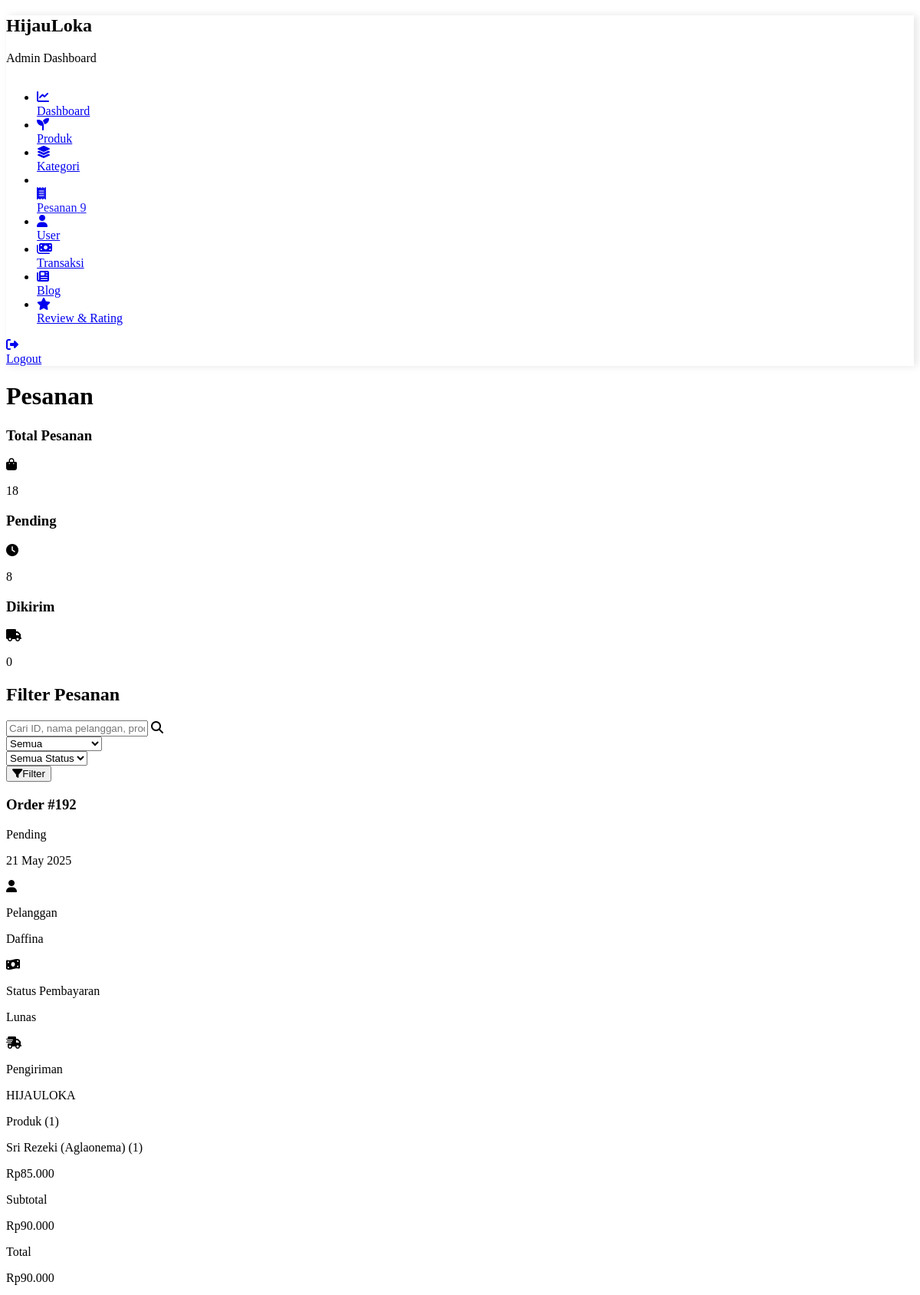
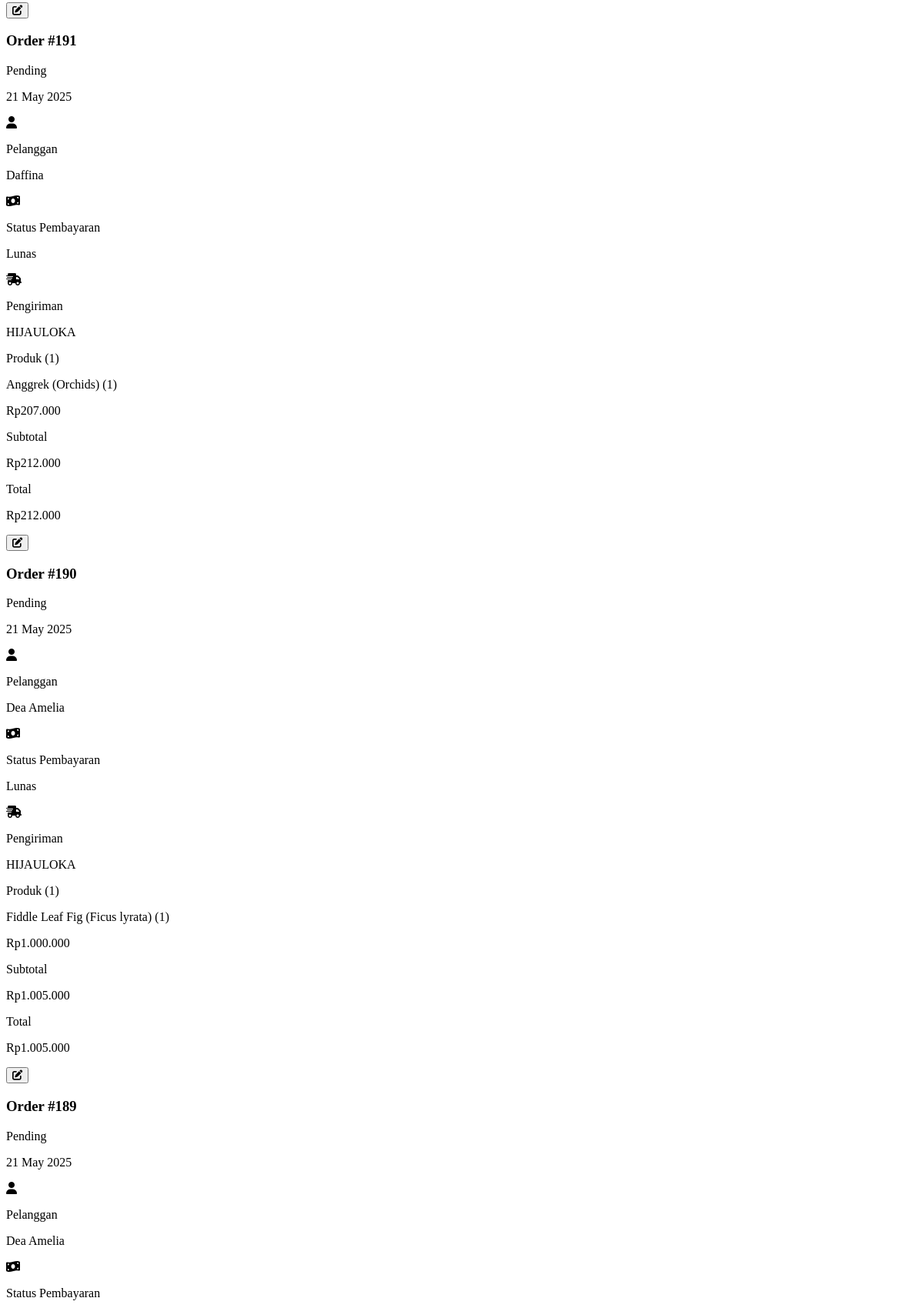
The page /index.php/pesanan (upper part) on the database its author committed (2 pictures, top to bottom).
### tables this page shows
CREATE TABLE `orders` (
  `id_order` int(10) UNSIGNED NOT NULL,
  `id_user` int(10) UNSIGNED NOT NULL,
  `tgl_pemesanan` datetime NOT NULL,
  `stts_pemesanan` enum('pending','diproses','dikirim','selesai','dibatalkan') NOT NULL DEFAULT 'pending',
  `total_harga` decimal(12,2) NOT NULL,
  `tgl_selesai` datetime DEFAULT NULL,
  `tgl_dikirim` datetime DEFAULT NULL,
  `tgl_batal` datetime DEFAULT NULL,
  `id_admin` int(10) UNSIGNED NOT NULL,
  `stts_pembayaran` enum('belum_dibayar','lunas') NOT NULL DEFAULT 'belum_dibayar',
  `metode_pembayaran` enum('cod','midtrans','transfer') NOT NULL DEFAULT 'cod',
  `kurir` enum('hijauloka','jne','jnt') NOT NULL DEFAULT 'hijauloka',
  `ongkir` decimal(10,2) NOT NULL DEFAULT 0.00,
  `midtrans_order_id` varchar(100) DEFAULT NULL
);

CREATE TABLE `user` (
  `id_user` int(10) UNSIGNED NOT NULL,
  `nama` varchar(255) NOT NULL,
  `email` varchar(255) NOT NULL,
  `password` varchar(255) NOT NULL,
  `alamat` text NOT NULL,
  `shipping_address` text DEFAULT NULL,
  `no_tlp` varchar(255) NOT NULL,
  `profile_image` varchar(255) DEFAULT NULL
);

### application/controllers/Pesanan.php (called while the page is built, shortened)
<?php
class Pesanan extends CI_Controller {
    public function __construct() {
        $this->load->model('Pesanan_model');
        $this->load->model('Produk_model');
        $this->load->model('User_model');
        $this->load->library('pagination');
    }
    public function index() {
        $search = $this->input->get('search');
        $search_type = $this->input->get('search_type') ?: 'all';
        $status = $this->input->get('status');
        $page = ($this->input->get('page')) ? $this->input->get('page') : 1;
        $per_page = 10;
        $offset = ($page - 1) * $per_page;
        $total_rows = $this->Pesanan_model->count_all_orders($search, $search_type, $status);
        $data['pesanan'] = $this->Pesanan_model->get_orders($per_page, $offset, $search, $search_type, $status);
        $data['products'] = $this->Produk_model->get_all();
        $data['users'] = $this->User_model->get_all();
        $data['current_page'] = $page;
        $data['per_page'] = $per_page;
        $data['total_rows'] = $total_rows;
        $data['search'] = $search;
        $data['search_type'] = $search_type;
        $data['status'] = $status;
        $this->load->view('pesanan', $data);
    }
}

### index.php (called while the page is built, shortened)
<?php
require_once BASEPATH.'core/CodeIgniter.php';

### application/models/Pesanan_model.php (called while the page is built, shortened)
<?php
class Pesanan_model extends CI_Model {
    public function count_all_orders($search = null, $search_type = 'all', $status = null) {
        $this->db->select('COUNT(DISTINCT orders.id_order) as total');
        $this->db->from('orders');
        $this->db->join('user', 'user.id_user = orders.id_user', 'left');
        $this->db->join('order_items', 'order_items.id_order = orders.id_order', 'left');
        $this->db->join('product', 'product.id_product = order_items.id_product', 'left');
        $result = $this->db->get()->row();
        return (int) $result->total;
    }
    public function get_orders($limit, $start, $search = null, $search_type = 'all', $status = null) {
        $this->db->select('
            orders.*,
            user.nama AS nama_pelanggan,
            user.no_tlp,
            order_items.id_product,
            order_items.quantity,
            order_items.subtotal,
            product.nama_product
        ');
        $this->db->from('orders');
        $this->db->join('user', 'user.id_user = orders.id_user', 'left');
        $this->db->join('order_items', 'order_items.id_order = orders.id_order', 'left');
        $this->db->join('product', 'product.id_product = order_items.id_product', 'left');
        $this->db->limit($limit, $start);
        $this->db->order_by('orders.tgl_pemesanan', 'DESC');
        $query = $this->db->get();
        $result = [];
        foreach ($query->result() as $row) {
            $id_order = $row->id_order;
            if (!isset($result[$id_order])) {
                $result[$id_order] = (object)[
                    'id_order'         => $row->id_order,
                    'nama_pelanggan'   => $row->nama_pelanggan,
                    'no_tlp'          => $row->no_tlp,
                    'tgl_pemesanan'    => $row->tgl_pemesanan,
                    'stts_pemesanan'   => $row->stts_pemesanan,
                    'stts_pembayaran'  => $row->stts_pembayaran,
                    'total_harga'      => $row->total_harga,
                    'tgl_dikirim'      => $row->tgl_dikirim,
                    'tgl_selesai'      => $row->tgl_selesai,
                    'tgl_batal'        => $row->tgl_batal,
                    'produk'           => []
                ];
            }
            if (!empty($row->id_product)) {
                $result[$id_order]->produk[] = (object)[
                    'nama_produk' => $row->nama_product,
                    'quantity'    => $row->quantity,
                    'subtotal'    => $row->subtotal
                ];
            }
        }
        return array_values($result);
    }
    public function count_pending_orders() {
        $this->db->where('stts_pemesanan', 'pending');
        return $this->db->count_all_results('orders');
    }
}

### application/views/pesanan.php (the view, shortened to what this page needs)
<main class="flex-1 ml-64 p-6 bg-gray-50">
    <div class="max-w-7xl mx-auto">
        <header class="mb-6">
            <h1 class="text-2xl font-bold text-gray-800">Pesanan</h1>
        </header>
        <div class="grid grid-cols-3 gap-4 mb-6">
            <div class="bg-white rounded-lg shadow-sm overflow-hidden">
                <div class="p-4 bg-green-500 text-white">
                    <div class="flex items-center justify-between">
                        <h3 class="font-medium">Total Pesanan</h3>
                        <i class="fas fa-shopping-bag"></i>
                    </div>
                    <p class="text-2xl font-bold mt-1"><?= $total_rows ?></p>
                </div>
            </div>
            <div class="bg-white rounded-lg shadow-sm overflow-hidden">
                <div class="p-4 bg-red-500 text-white">
                    <div class="flex items-center justify-between">
                        <h3 class="font-medium">Pending</h3>
                        <i class="fas fa-clock"></i>
                    </div>
                    <p class="text-2xl font-bold mt-1"><?= count(array_filter($pesanan, function($p) { return $p->stts_pemesanan === 'pending'; })) ?></p>
                </div>
            </div>
            <div class="bg-white rounded-lg shadow-sm overflow-hidden">
                <div class="p-4 bg-orange-500 text-white">
                    <div class="flex items-center justify-between">
                        <h3 class="font-medium">Dikirim</h3>
                        <i class="fas fa-truck"></i>
                    </div>
                    <p class="text-2xl font-bold mt-1"><?= count(array_filter($pesanan, function($p) { return $p->stts_pemesanan === 'dikirim'; })) ?></p>
                </div>
            </div>
        </div>
        <div class="bg-white rounded-lg shadow-sm mb-6">
            <div class="p-4 border-b border-gray-100">
                <h2 class="font-medium text-gray-700">Filter Pesanan</h2>
            </div>
            <div class="p-4">
                <div class="grid grid-cols-1 md:grid-cols-2 lg:grid-cols-4 gap-4">
                    <div class="col-span-1 md:col-span-2">
                        <div class="relative">
                            <input type="text"
                                id="searchInput"
                                class="w-full h-10 pl-10 pr-4 rounded-lg border border-gray-200 focus:border-green-500 focus:ring-1 focus:ring-green-500"
                                placeholder="Cari ID, nama pelanggan, produk...">
                            <i class="fas fa-search absolute left-3 top-1/2 -translate-y-1/2 text-gray-400"></i>
                        </div>
                    </div>
                    <div>
                        <select id="searchType" class="w-full h-10 px-3 rounded-lg border border-gray-200 focus:border-green-500 focus:ring-1 focus:ring-green-500">
                            <option value="all">Semua</option>
                        </select>
                    </div>
                    <div>
                        <select id="statusFilter" class="w-full h-10 px-3 rounded-lg border border-gray-200 focus:border-green-500 focus:ring-1 focus:ring-green-500">
                            <option value="">Semua Status</option>
                        </select>
                    </div>
                </div>
                <div class="mt-4 flex justify-end">
                    <button id="searchBtn" class="px-6 h-10 bg-green-500 text-white rounded-lg hover:bg-green-600 transition-colors flex items-center">
                        <i class="fas fa-filter mr-2"></i>Filter
                    </button>
                </div>
            </div>
        </div>
        <?php if (!empty($pesanan)): ?>
            <div class="flex flex-wrap gap-4 mb-6">
                <?php foreach ($pesanan as $p): ?>
                    <div class="bg-white rounded-lg shadow-sm overflow-hidden hover:shadow-md transition-all duration-200 w-72">
                        <div class="p-3 <?= getStatusColor(strtolower($p->stts_pemesanan ?? 'pending')) ?>">
                            <div class="flex justify-between items-center">
                                <h3 class="font-bold text-white text-base">Order #<?= $p->id_order ?></h3>
                                <span class="px-2 py-1 rounded-full bg-white/20 text-white text-xs font-medium">
                                    <?= ucfirst($p->stts_pemesanan ?? 'pending') ?>
                                </span>
                            </div>
                            <p class="text-white/80 text-sm mt-1"><?= date('d M Y', strtotime($p->tgl_pemesanan)) ?></p>
                        </div>
                        <div class="p-4">
                            <div class="flex items-start mb-3">
                                <div class="w-8 h-8 rounded-full bg-gray-100 flex items-center justify-center mr-2 mt-1">
                                    <i class="fas fa-user text-gray-500"></i>
                                </div>
                                <div>
                                    <p class="text-xs text-gray-500">Pelanggan</p>
                                    <p class="font-medium"><?= isset($p->nama_pelanggan) ? $p->nama_pelanggan : 'N/A' ?></p>
                                </div>
                            </div>
                            <div class="flex items-start mb-3">
                                <div class="w-8 h-8 rounded-full bg-gray-100 flex items-center justify-center mr-2 mt-1">
                                    <i class="fas fa-money-bill-wave text-gray-500"></i>
                                </div>
                                <div>
                                    <p class="text-xs text-gray-500">Status Pembayaran</p>
                                    <p class="font-medium <?= $p->stts_pembayaran === 'lunas' ? 'text-green-600' : 'text-orange-500' ?>">
                                        <?= $p->stts_pembayaran === 'lunas' ? 'Lunas' : 'Belum Dibayar' ?>
                                    </p>
                                </div>
                            </div>
                            <div class="flex items-start mb-3">
                                <div class="w-8 h-8 rounded-full bg-gray-100 flex items-center justify-center mr-2 mt-1">
                                    <i class="fas fa-shipping-fast text-gray-500"></i>
                                </div>
                                <div>
                                    <p class="text-xs text-gray-500">Pengiriman</p>
                                    <p class="font-medium"><?= strtoupper($p->kurir ?? 'Hijauloka') ?></p>
                                </div>
                            </div>
                            <div class="mb-3">
                                <p class="text-xs text-gray-500 mb-1">Produk (<?= count($p->produk ?? []) ?>)</p>
                                <?php if (!empty($p->produk)): ?>
                                    <div class="space-y-2">
                                        <?php foreach ($p->produk as $index => $prod): ?>
                                            <?php if ($index < 2): ?>
                                                <div class="flex justify-between items-center">
                                                    <div>
                                                        <p class="font-medium"><?= $prod->nama_produk ?? 'N/A' ?> (<?= $prod->quantity ?? 0 ?>)</p>
                                                    </div>
                                                    <p class="font-medium">Rp<?= number_format($prod->subtotal ?? 0, 0, ',', '.') ?></p>
                                                </div>
                                            <?php endif; ?>
                                        <?php endforeach; ?>
                                    </div>
                                <?php else: ?>
                                    <p class="text-sm text-gray-500">Tidak ada produk</p>
                                <?php endif; ?>
                            </div>
                            <div class="bg-gray-50 p-2 rounded-lg mb-3">
                                <div class="flex justify-between items-center mb-1">
                                    <p class="text-xs text-gray-500">Subtotal</p>
                                    <p class="text-sm font-medium">Rp<?= number_format((isset($p->ongkir) ? $p->total_harga - $p->ongkir : $p->total_harga) ?? 0, 0, ',', '.') ?></p>
                                </div>
                            </div>
                            <div class="flex justify-between items-center pt-3 mt-2 border-t border-gray-100">
                                <div>
                                    <p class="text-xs text-gray-500">Total</p>
                                    <p class="text-lg font-bold">Rp<?= number_format($p->total_harga ?? 0, 0, ',', '.') ?></p>
                                </div>
                                <div class="flex gap-2">
                                    <button onclick="openEditModal('<?= $p->id_order ?>')"
                                            class="bg-green-500 text-white p-2 rounded-full hover:bg-green-600 transition-colors">
                                        <i class="fas fa-edit"></i>
                                    </button>
                                </div>
                            </div>
                        </div>
                    </div>
                <?php endforeach; ?>
            </div>
        <?php else: ?>
        <?php endif; ?>
    </div>
</main>
    <?php
    function getStatusColor($status) {
        switch ($status) {
            case 'pending': return 'bg-red-500';
            default: return 'bg-gray-500';
        }
    }
    ?>

### rows shown on the page
orders: id_order "192", stts_pemesanan "Pending", tgl_pemesanan "21 May 2025", id_user.nama "Daffina", stts_pembayaran "Lunas", kurir "HIJAULOKA", count($p->produk ?? []) "1", nama_produk "Sri Rezeki (Aglaonema)", quantity "1", subtotal "85.000", total_harga "90.000"
orders: id_order "191", stts_pemesanan "Pending", tgl_pemesanan "21 May 2025", id_user.nama "Daffina", stts_pembayaran "Lunas", kurir "HIJAULOKA", count($p->produk ?? []) "1", nama_produk "Anggrek (Orchids)", quantity "1", subtotal "207.000", total_harga "212.000"
orders: id_order "190", stts_pemesanan "Pending", tgl_pemesanan "21 May 2025", id_user.nama "Dea Amelia", stts_pembayaran "Lunas", kurir "HIJAULOKA", count($p->produk ?? []) "1", nama_produk "Fiddle Leaf Fig (Ficus lyrata)", quantity "1", subtotal "1.000.000", total_harga "1.005.000"
orders: id_order "189", stts_pemesanan "Pending", tgl_pemesanan "21 May 2025", id_user.nama "Dea Amelia"

### other values the page prints
$pending_count "9"
$total_rows "18"
